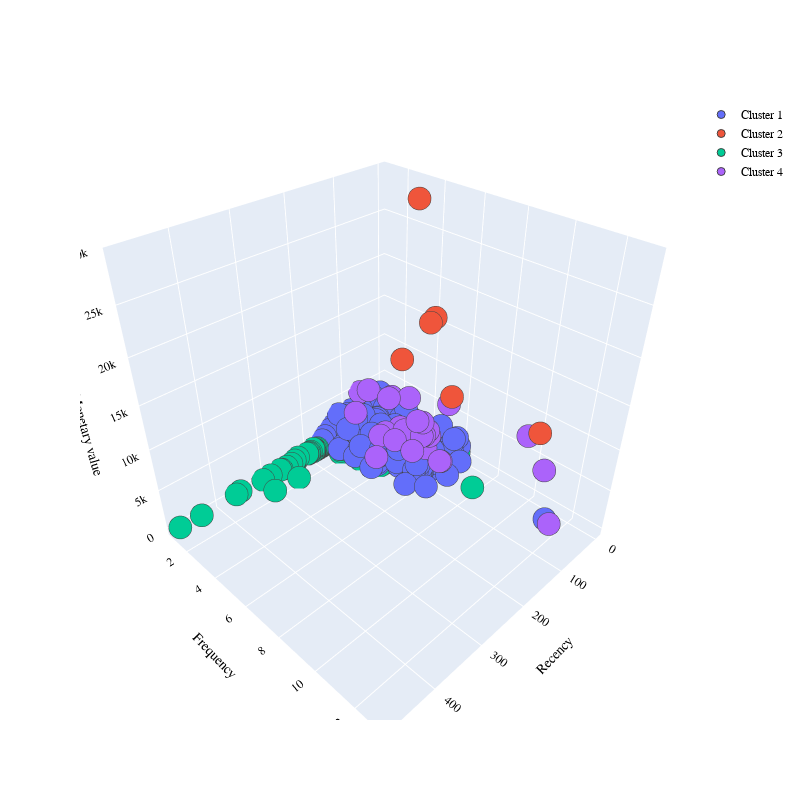

Source (notebook cell):
### Markdown cell above
<p style="font-size: 16px" font-family="sans-serif">
For the sake of consistency, we will choose 4 as the number of clusters, as it then can be comparable with the results we obtained wth the Kmeans algorithm.
In this case, there are 2 major hyperaparameters to tune, the linkage (ward and average work similarly), that is, the metrics to use to determine the distance betweeen clusters, and the affinity, what type of distance measure to use to compute such linkage.

### Code cell
#single and complete do not work well, average and Ward are pretty similar
from sklearn.cluster import AgglomerativeClustering
hc = AgglomerativeClustering(n_clusters = 4, affinity = 'euclidean', linkage = 'ward')
y_hc = hc.fit_predict(X)  #predicting the clusters
 
# Visualising the clusters, one can either choose matplotlib(worse) or plotly as we did before
'''fig = plt.figure(figsize = (15,15))
ax = fig.add_subplot(111, projection='3d')

ax.scatter(X[y_hc == 0, 0], X[y_hc == 0, 1], X[y_hc == 0,2], s = 100, c = 'red', label = 'Cluster 1')
ax.scatter(X[y_hc == 1, 0], X[y_hc == 1, 1], X[y_hc == 1,2], s = 100, c = 'blue', label = 'Cluster 2')
ax.scatter(X[y_hc == 2, 0], X[y_hc == 2, 1], X[y_hc == 2,2], s = 100, c = 'green', label = 'Cluster 3')
ax.scatter(X[y_hc == 3, 0], X[y_hc == 3, 1], X[y_hc == 3,2], s = 100, c = 'cyan', label = 'Cluster 4')
ax.scatter(X[y_hc == 4, 0], X[y_hc == 4, 1], X[y_hc == 4,2], s = 100, c = 'black', label = 'Cluster 5')
ax.scatter(X[y_hc == 5, 0], X[y_hc == 5, 1], X[y_hc == 5,2], s = 100, c = 'magenta', label = 'Cluster 6')


from mpl_toolkits.mplot3d import Axes3D
plt.title('Clusters of customers')
ax.set_xlabel('Recency')
ax.set_ylabel('Monetary')
ax.set_zlabel('Frequency', rotation=45) 
plt.legend()
plt.show() ''' 

#sc_features['hc_clusters'] = y_hc  #in case we want to use scaled rfm_dataset
plot2 = go.Figure()
rfmcopy['hc_clusters'] = y_hc #inserting a new column in rfm corresponding to the i-th cluster for each customer

n2clusters = sorted(list(rfmcopy['hc_clusters'].unique()))   #same as we did before, the y_hc is a numpy array that returns, for each customer, the corresponding cluster assigned.
for x in n2clusters:
        plot2.add_trace(go.Scatter3d(x = rfmcopy[rfmcopy.hc_clusters == x]['Recency'], 
                                    y = rfmcopy[rfmcopy.hc_clusters == x]['Frequency'],
                                    z = rfmcopy[rfmcopy.hc_clusters == x]['Monetary value'],  
                                    mode='markers', marker_size = 8, marker_line_width = 1,
                                    name = 'Cluster ' + str(x+1)
                                    ))
                                                
                                            
# changing the layout!

plot2.update_layout(width = 800, height = 800, autosize = True, showlegend = True,
                scene = dict(xaxis=dict(title = 'Recency', titlefont_color = 'black'),
                                yaxis=dict(title = 'Frequency', titlefont_color = 'black'),
                                zaxis=dict(title = 'Monetary value', titlefont_color = 'black')),
                font = dict(family = "Gilroy", color  = 'black', size = 12))

plot2.show()

### Figure 1 — Plotly figure (JSON) as saved in the notebook; plotly's stock layout.template omitted (floating-point values rounded to 4 significant figures; data arrays with more than 128 entries replaced by an {"elided": "..."} marker saying what was removed)
{"data": [{"marker": {"line": {"width": 1}, "size": 8}, "mode": "markers", "name": "Cluster 1", "type": "scatter3d", "x": {"elided": "1048 int values"}, "y": {"elided": "1048 int values"}, "z": {"elided": "1048 float values"}}, {"marker": {"line": {"width": 1}, "size": 8}, "mode": "markers", "name": "Cluster 2", "type": "scatter3d", "x": [85, 78, 99, 133, 45, 88], "y": [7, 4, 6, 12, 4, 6], "z": [11470.0, 12490.0, 19170.0, 14960.0, 29100.0, 19460.0]}, {"marker": {"line": {"width": 1}, "size": 8}, "mode": "markers", "name": "Cluster 3", "type": "scatter3d", "x": {"elided": "10044 int values"}, "y": {"elided": "10044 int values"}, "z": {"elided": "10044 float values"}}, {"marker": {"line": {"width": 1}, "size": 8}, "mode": "markers", "name": "Cluster 4", "type": "scatter3d", "x": [110, 111, 112, 123, 59, 68, 100, 119, 105, 91, 32, 136, 70, 15, 22, 139, 117, 134, 105, 81, 106, 108, 132, 83, 83, 95, 35, 42, 181], "y": [6, 6, 5, 6, 5, 1, 6, 4, 6, 6, 10, 5, 3, 3, 2, 13, 2, 6, 7, 4, 5, 7, 4, 2, 5, 6, 11, 6, 5], "z": [7849.0, 6142.0, 5649.0, 8425.0, 3942, 4682.0, 4198.0, 4307.0, 6035.0, 5526.0, 8780.0, 5122, 6197.0, 4630.0, 3832.0, 6317.0, 4416.0, 4961.0, 3963.0, 3791.0, 5121, 4081.0, 4283.0, 6512.0, 5399.0, 6323.0, 5948.0, 8109.0, 4382.0]}], "layout": {"autosize": true, "font": {"color": "black", "family": "Gilroy", "size": 12}, "height": 800, "scene": {"xaxis": {"title": {"font": {"color": "black"}, "text": "Recency"}}, "yaxis": {"title": {"font": {"color": "black"}, "text": "Frequency"}}, "zaxis": {"title": {"font": {"color": "black"}, "text": "Monetary value"}}}, "showlegend": true, "width": 800}}
